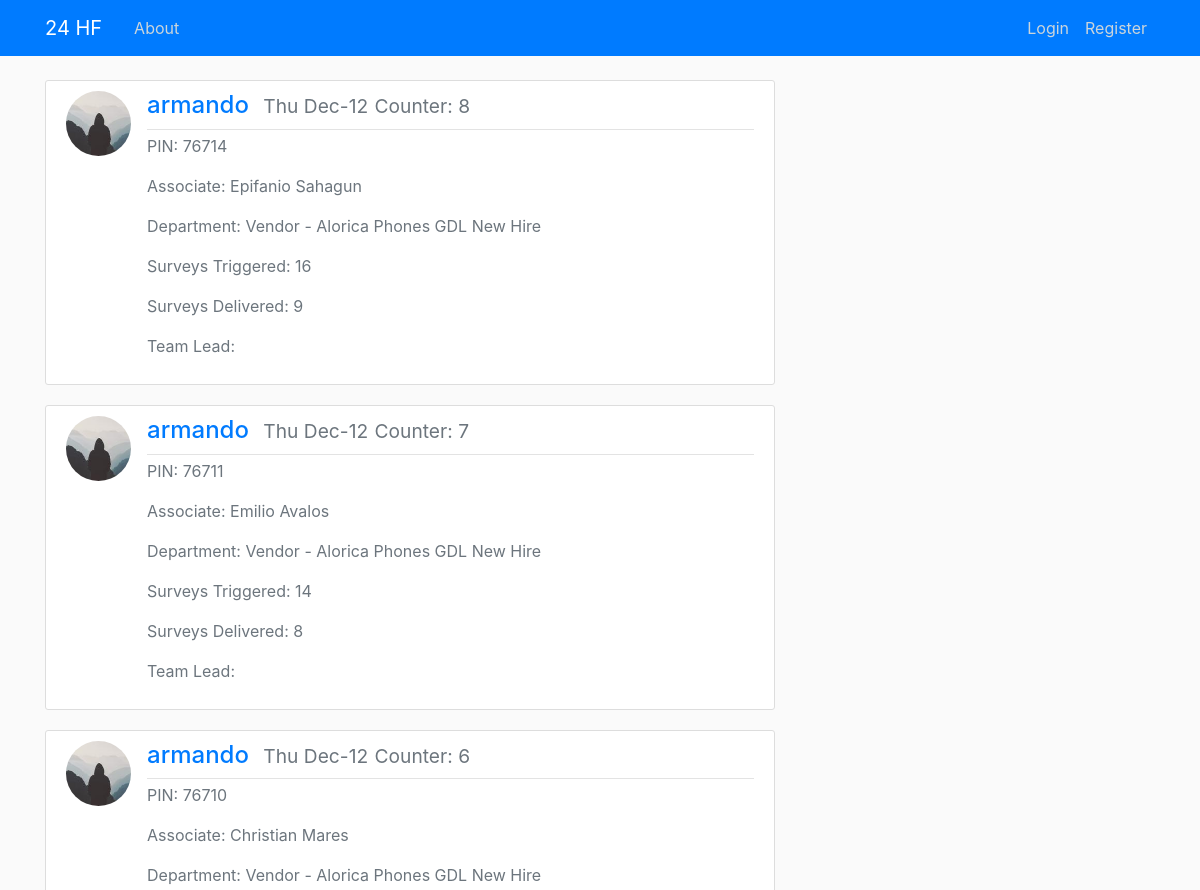
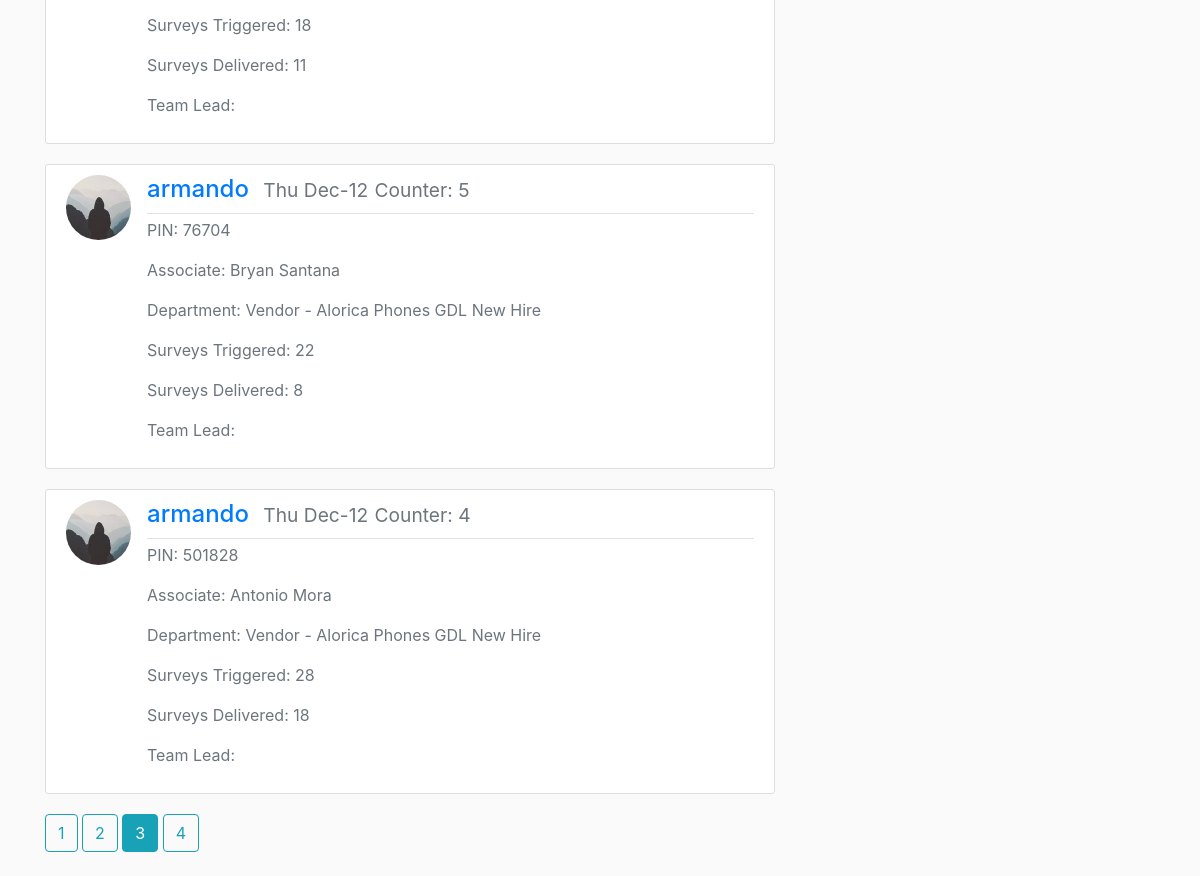
Screenshot of /home?page=3 with the database file from the repository (2 pictures, top to bottom).
### flaskblog/models.py (models this page shows, shortened)
class Post(db.Model):
    id = db.Column(db.Integer, primary_key=True)
    date_posted = db.Column(db.DateTime, nullable=False, default=datetime.now)
    pin = db.Column(db.Integer, nullable=False)
    associate = db.Column(db.Text, nullable=False)
    dept = db.Column(db.Text, nullable=False)
    team_mgr = db.Column(db.Text, nullable=False)
    ops_mgr = db.Column(db.Text, nullable=False)
    surv_trigg = db.Column(db.Integer, nullable=False)
    surv_deliv = db.Column(db.Integer, nullable=False)
    del_rate = db.Column(db.Float, nullable=False)
    resp_cnt = db.Column(db.Integer, nullable=False)
    popo = db.Column(db.Text, nullable=True, default="")
    resp_rate = db.Column(db.Float, nullable=False)
    avg_rating = db.Column(db.Float, nullable=False)
    five_stars = db.Column(db.Float, nullable=False)
    four_stars = db.Column(db.Float, nullable=False)
    three_stars = db.Column(db.Float, nullable=False)
    two_stars = db.Column(db.Float, nullable=False)
    one_stars = db.Column(db.Float, nullable=False)
    five_star = db.Column(db.Integer, nullable=False)
    four_star = db.Column(db.Integer, nullable=False)
    three_star = db.Column(db.Integer, nullable=False)
    two_star = db.Column(db.Integer, nullable=False)
    one_star = db.Column(db.Integer, nullable=False)
    team_lead = db.Column(db.Text, nullable=True, default="")
    chan = db.Column(db.Text, nullable=False)
    user_id = db.Column(db.Integer, db.ForeignKey('user.id'), nullable=False)

class User(db.Model, UserMixin):
    id = db.Column(db.Integer, primary_key=True)
    username = db.Column(db.String(20), unique=True, nullable=False)
    email = db.Column(db.String(120), unique=True, nullable=False)
    image_file = db.Column(db.String(20), nullable=False, default='default.jpg')
    password = db.Column(db.String(60), nullable=False)
    posts = db.relationship('Post', backref='username', lazy=True)

### flaskblog/main/routes.py (the view)
@main.route("/")
@main.route("/home")
def home():
    page = request.args.get('page', 1, type=int)
    posts = Post.query.order_by(Post.id.desc()).paginate(page=page, per_page=5)
    return render_template('home.html', posts=posts)

### flaskblog/templates/home.html
{% extends "layout.html" %}
{% block content %}
    {% for post in posts.items %}
        <article class="media content-section">
            <img class="rounded-circle article-img" src="{{ url_for('static', filename='profile_pics/' + post.username.image_file) }}">
            <div class="media-body">
                <div class="article-metadata">
                   <h4><a class="mr-2" href="{{ url_for('users.user_posts', username=post.username.username) }}">{{ post.username.username }}</a>
                    <small class="text-muted" href="#">{{ post.date_posted.strftime('%a %b-%d') }}</small>
                    <small class="text-muted" href="{{ url_for('posts.post', post_id=post.id) }}"> Counter: {{ post.id }}</small>
                   </h4>
                </div>
                <div>
                    <p class="text-muted" href="#">PIN: {{ post.pin }}</p>
                    <p class="text-muted" href="#">Associate: {{ post.associate }}</p>
                    <p class="text-muted" href="#">Department: {{ post.dept }}</p>
                    <p class="text-muted" href="#">Surveys Triggered: {{ post.surv_trigg }}</p>
                    <p class="text-muted" href="#">Surveys Delivered: {{ post.surv_deliv }}</p>
                    <p class="text-muted" href="#">Team Lead: {{ post.team_lead }}</p>
                </div>
            </div>
        </article>
    {% endfor %}
    {% for page_num in posts.iter_pages(left_edge=1, right_edge=1, left_current=1, right_current=2) %}
      {% if page_num %}
        {% if posts.page == page_num %}
          <a class="btn btn-info mb-4" href="{{ url_for('main.home', page=page_num) }}">{{ page_num }}</a>
        {% else %}
          <a class="btn btn-outline-info mb-4" href="{{ url_for('main.home', page=page_num) }}">{{ page_num }}</a>
        {% endif %}
      {% else %}
        ...
      {% endif %}
    {% endfor %}
{% endblock content %}

### flaskblog/static/main.css (style rules this page uses)
:root { --blue: #007bff; --indigo: #6610f2; --purple: #6f42c1; --pink: #e83e8c; --red: #dc3545; --orange: #fd7e14; --yellow: #ffc107; --green: #28a745; --teal: #20c997; --cyan: #17a2b8; --white: #fff; --gray: #6c757d; --gray-dark: #343a40; --primary: #007bff; --secondary: #6c757d; --success: #28a745; --info: #17a2b8; --warning: #ffc107; --danger: #dc3545; --light: #f8f9fa; --dark: #343a40; --breakpoint-xs: 0; --breakpoint-sm: 576px; --breakpoint-md: 768px; --breakpoint-lg: 992px; --breakpoint-xl: 1200px; --font-family-sans-serif: -apple-system, BlinkMacSystemFont, "Segoe UI", Roboto, "Helvetica Neue", Arial, "Noto Sans", sans-serif, "Apple Color Emoji", "Segoe UI Emoji", "Segoe UI Symbol", "Noto Color Emoji"; --font-family-monospace: SFMono-Regular, Menlo, Monaco, Consolas, "Liberation Mono", "Courier New", monospace; }
*, *::before, *::after { box-sizing: border-box; }
body { background: #fafafa; color: #333333; margin-top: 5rem; }
h4 { color: #fd7e14; }
.content-section { background: #ffffff; padding: 10px 20px; border: 1px solid #dddddd; border-radius: 3px; margin-bottom: 20px; }
.article-img { height: 65px; width: 65px; margin-right: 16px; }
.article-metadata { padding-bottom: 1px; margin-bottom: 4px; border-bottom: 1px solid #e3e3e3 }

### rows the page displays
Post: image_file (placeholder picture), username.username "armando", date_posted "Thu Dec-12", id "8", pin "76714", associate "Epifanio Sahagun", dept "Vendor - Alorica Phones GDL New Hire", surv_trigg "16", surv_deliv "9"
Post: image_file (placeholder picture), username.username "armando", date_posted "Thu Dec-12", id "7", pin "76711", associate "Emilio Avalos", dept "Vendor - Alorica Phones GDL New Hire", surv_trigg "14", surv_deliv "8"
Post: image_file (placeholder picture), username.username "armando", date_posted "Thu Dec-12", id "6", pin "76710", associate "Christian Mares", dept "Vendor - Alorica Phones GDL New Hire", surv_trigg "18", surv_deliv "11"
Post: image_file (placeholder picture), username.username "armando", date_posted "Thu Dec-12", id "5", pin "76704", associate "Bryan Santana", dept "Vendor - Alorica Phones GDL New Hire", surv_trigg "22", surv_deliv "8"
Post: image_file (placeholder picture), username.username "armando", date_posted "Thu Dec-12", id "4", pin "501828", associate "Antonio Mora", dept "Vendor - Alorica Phones GDL New Hire", surv_trigg "28", surv_deliv "18"

### other values shown
{{ page_num }} "1" "2" "4"
{{ page_num }} "3"
